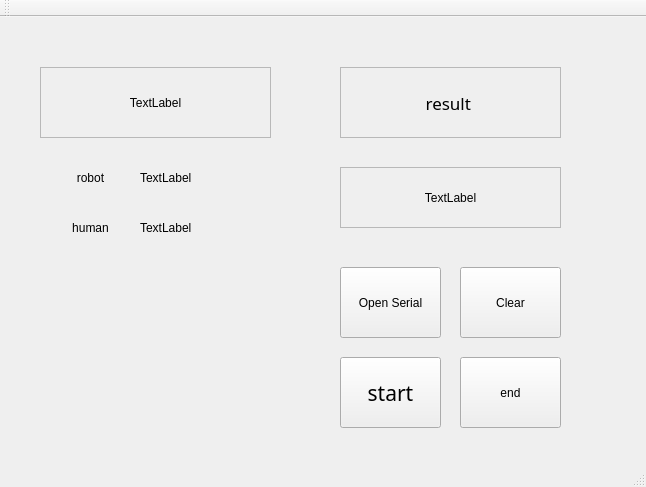
<?xml version="1.0" encoding="UTF-8"?>
<ui version="4.0">
 <class>MainWindow</class>
 <widget class="QMainWindow" name="MainWindow">
  <property name="geometry">
   <rect>
    <x>0</x>
    <y>0</y>
    <width>646</width>
    <height>487</height>
   </rect>
  </property>
  <property name="windowTitle">
   <string>OuYang</string>
  </property>
  <property name="styleSheet">
   <string notr="true">background-image: url(:/rc/1.jpg);</string>
  </property>
  <widget class="QWidget" name="centralWidget">
   <widget class="QLabel" name="label">
    <property name="geometry">
     <rect>
      <x>340</x>
      <y>50</y>
      <width>221</width>
      <height>71</height>
     </rect>
    </property>
    <property name="font">
     <font>
      <family>Microsoft JhengHei</family>
      <pointsize>13</pointsize>
      <weight>9</weight>
      <italic>false</italic>
      <bold>false</bold>
     </font>
    </property>
    <property name="styleSheet">
     <string notr="true">font: 75 13pt &quot;Microsoft JhengHei&quot;;</string>
    </property>
    <property name="frameShape">
     <enum>QFrame::StyledPanel</enum>
    </property>
    <property name="text">
     <string>result </string>
    </property>
    <property name="alignment">
     <set>Qt::AlignCenter</set>
    </property>
   </widget>
   <widget class="QPushButton" name="pushButton">
    <property name="geometry">
     <rect>
      <x>340</x>
      <y>340</y>
      <width>101</width>
      <height>71</height>
     </rect>
    </property>
    <property name="font">
     <font>
      <family>AR CENA</family>
      <pointsize>16</pointsize>
     </font>
    </property>
    <property name="text">
     <string>start</string>
    </property>
   </widget>
   <widget class="QLabel" name="label_2">
    <property name="geometry">
     <rect>
      <x>40</x>
      <y>50</y>
      <width>231</width>
      <height>71</height>
     </rect>
    </property>
    <property name="styleSheet">
     <string notr="true">font: 75 12pt &quot;Microsoft JhengHei&quot;;</string>
    </property>
    <property name="frameShape">
     <enum>QFrame::StyledPanel</enum>
    </property>
    <property name="text">
     <string>TextLabel</string>
    </property>
    <property name="alignment">
     <set>Qt::AlignCenter</set>
    </property>
   </widget>
   <widget class="QLabel" name="label_3">
    <property name="geometry">
     <rect>
      <x>340</x>
      <y>150</y>
      <width>221</width>
      <height>61</height>
     </rect>
    </property>
    <property name="styleSheet">
     <string notr="true">font: 75 12pt &quot;Microsoft JhengHei&quot;;</string>
    </property>
    <property name="frameShape">
     <enum>QFrame::StyledPanel</enum>
    </property>
    <property name="text">
     <string>TextLabel</string>
    </property>
    <property name="alignment">
     <set>Qt::AlignCenter</set>
    </property>
   </widget>
   <widget class="QPushButton" name="pushButton_2">
    <property name="geometry">
     <rect>
      <x>340</x>
      <y>250</y>
      <width>101</width>
      <height>71</height>
     </rect>
    </property>
    <property name="styleSheet">
     <string notr="true">font: 85 13pt &quot;MS Shell Dlg 2&quot;;</string>
    </property>
    <property name="text">
     <string>Open Serial</string>
    </property>
   </widget>
   <widget class="QLabel" name="label_4">
    <property name="geometry">
     <rect>
      <x>140</x>
      <y>140</y>
      <width>121</width>
      <height>41</height>
     </rect>
    </property>
    <property name="text">
     <string>TextLabel</string>
    </property>
   </widget>
   <widget class="QLabel" name="label_5">
    <property name="geometry">
     <rect>
      <x>140</x>
      <y>190</y>
      <width>121</width>
      <height>41</height>
     </rect>
    </property>
    <property name="text">
     <string>TextLabel</string>
    </property>
   </widget>
   <widget class="QLabel" name="label_6">
    <property name="geometry">
     <rect>
      <x>60</x>
      <y>150</y>
      <width>61</width>
      <height>21</height>
     </rect>
    </property>
    <property name="text">
     <string>robot</string>
    </property>
    <property name="alignment">
     <set>Qt::AlignCenter</set>
    </property>
   </widget>
   <widget class="QLabel" name="label_7">
    <property name="geometry">
     <rect>
      <x>60</x>
      <y>200</y>
      <width>61</width>
      <height>21</height>
     </rect>
    </property>
    <property name="text">
     <string>human</string>
    </property>
    <property name="alignment">
     <set>Qt::AlignCenter</set>
    </property>
   </widget>
   <widget class="QPushButton" name="pushButton_3">
    <property name="geometry">
     <rect>
      <x>460</x>
      <y>250</y>
      <width>101</width>
      <height>71</height>
     </rect>
    </property>
    <property name="styleSheet">
     <string notr="true">font: 85 13pt &quot;MS Shell Dlg 2&quot;;</string>
    </property>
    <property name="text">
     <string>Clear</string>
    </property>
   </widget>
   <widget class="QPushButton" name="pushButton_4">
    <property name="geometry">
     <rect>
      <x>460</x>
      <y>340</y>
      <width>101</width>
      <height>71</height>
     </rect>
    </property>
    <property name="text">
     <string>end</string>
    </property>
   </widget>
  </widget>
  <widget class="QToolBar" name="mainToolBar">
   <attribute name="toolBarArea">
    <enum>TopToolBarArea</enum>
   </attribute>
   <attribute name="toolBarBreak">
    <bool>false</bool>
   </attribute>
  </widget>
  <widget class="QStatusBar" name="statusBar"/>
 </widget>
 <layoutdefault spacing="6" margin="11"/>
 <resources/>
 <connections/>
</ui>
